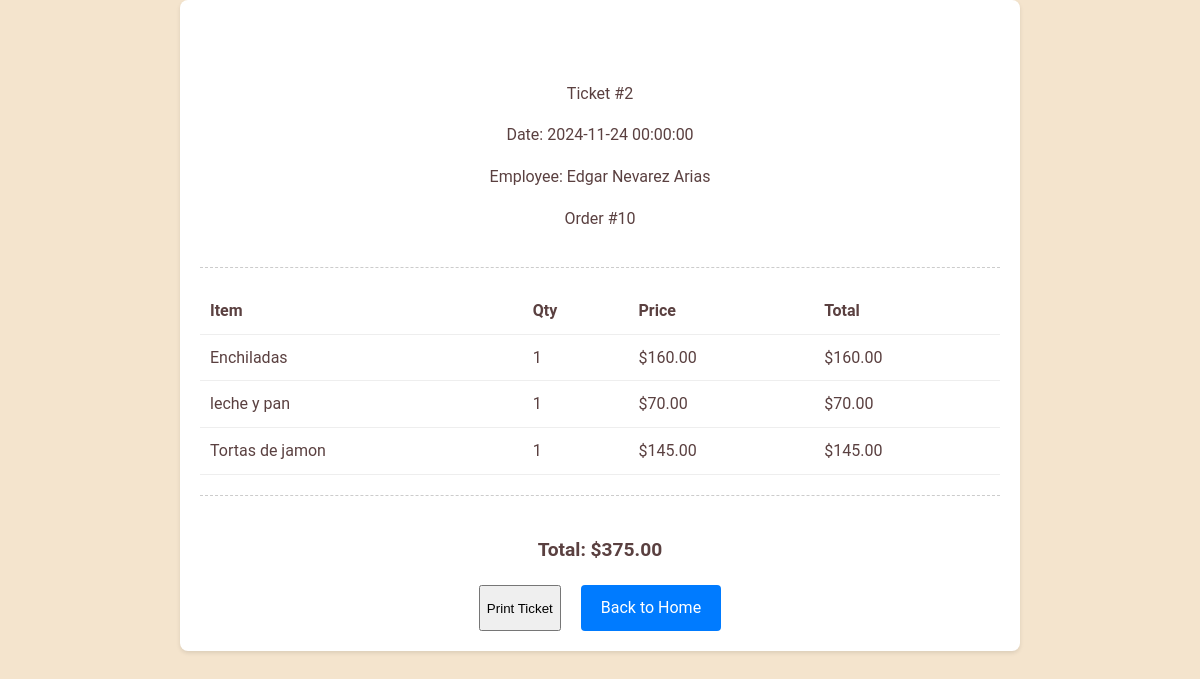
The page /Foody/InterfacesEmpleadohtml/ticket.php?ticket_id=2 (signed in) on the database its author committed.
### tables this page shows
CREATE TABLE `ticket` (
  `num` int NOT NULL AUTO_INCREMENT,
  `total` float NOT NULL,
  `dateTick` date NOT NULL,
  `reportStatus` varchar(20) DEFAULT NULL,
  `report` int DEFAULT NULL,
  `orderEmp` int NOT NULL,
  PRIMARY KEY (`num`),
  KEY `report` (`report`),
  KEY `orderEmp` (`orderEmp`),
  CONSTRAINT `ticket_ibfk_1` FOREIGN KEY (`report`) REFERENCES `report` (`num`),
  CONSTRAINT `ticket_ibfk_2` FOREIGN KEY (`orderEmp`) REFERENCES `orderEmp` (`num`)
);

CREATE TABLE `orderEmp` (
  `num` int NOT NULL AUTO_INCREMENT,
  `paymentAmount` float NOT NULL,
  `dateOrde` datetime DEFAULT CURRENT_TIMESTAMP,
  `totalDiscount` float NOT NULL,
  `employee` int NOT NULL,
  `status` varchar(5) NOT NULL,
  PRIMARY KEY (`num`),
  KEY `employee` (`employee`),
  KEY `status` (`status`),
  CONSTRAINT `orderEmp_ibfk_1` FOREIGN KEY (`employee`) REFERENCES `employee` (`num`),
  CONSTRAINT `orderEmp_ibfk_2` FOREIGN KEY (`status`) REFERENCES `status` (`code`)
);

CREATE TABLE `ord_dish` (
  `numberDishes` int NOT NULL,
  `amount` int NOT NULL,
  `dish` varchar(5) NOT NULL,
  `orderEmp` int NOT NULL,
  `dishDiscount` float DEFAULT NULL,
  PRIMARY KEY (`dish`,`orderEmp`),
  KEY `orderemp` (`orderEmp`),
  CONSTRAINT `ord_dish_ibfk_1` FOREIGN KEY (`dish`) REFERENCES `dish` (`code`),
  CONSTRAINT `ord_dish_ibfk_2` FOREIGN KEY (`orderEmp`) REFERENCES `orderEmp` (`num`)
);

CREATE TABLE `dish` (
  `code` varchar(5) NOT NULL,
  `name` varchar(50) NOT NULL,
  `description` varchar(150) DEFAULT NULL,
  `price` float NOT NULL,
  `discountPercentage` float NOT NULL,
  `category` varchar(5) NOT NULL,
  `menu` varchar(5) DEFAULT NULL,
  PRIMARY KEY (`code`),
  KEY `category` (`category`),
  KEY `menu` (`menu`),
  CONSTRAINT `dish_ibfk_1` FOREIGN KEY (`category`) REFERENCES `category` (`code`),
  CONSTRAINT `dish_ibfk_2` FOREIGN KEY (`menu`) REFERENCES `menu` (`code`)
);

### Foody/InterfacesEmpleadohtml/ticket.php (the view, shortened to what this page needs)
<?php
require_once '../php/login.php';
try {
    $ticket_id = $_GET['ticket_id'] ?? $_SESSION['last_ticket_num'] ?? null;
    $ticketQuery = "
    SELECT
        t.num as ticket_num,
        t.dateTick as dateTime,
        t.total,
        oe.num as order_num,
        CONCAT(e.firstName, ' ', e.middleName, ' ', e.lastName) as employee_name
    FROM ticket t
    INNER JOIN orderEmp oe ON t.orderEmp = oe.num
    INNER JOIN employee e ON oe.employee = e.num
    WHERE t.num = ?";
    $ticketStmt = $conn->prepare($ticketQuery);
    $ticketStmt->bind_param("i", $ticket_id);
    $ticketStmt->execute();
    $ticketInfo = $ticketStmt->get_result()->fetch_assoc();
    $itemsStmt = $conn->prepare("
        SELECT
            d.name,
            od.numberDishes as quantity,
            d.price,
            od.amount as subtotal,
            od.dishDiscount
        FROM ord_dish od
        JOIN dish d ON od.dish = d.code
        WHERE od.orderEmp = ? AND od.numberDishes > 0
        ORDER BY d.name
    ");
    $itemsStmt->bind_param("i", $ticketInfo['order_num']);
    $itemsStmt->execute();
    $items = $itemsStmt->get_result()->fetch_all(MYSQLI_ASSOC);
    $total = 0;
    foreach ($items as $item) {
        $total += $item['subtotal'] - $item['dishDiscount'];
    }
} catch (Exception $e) {
    die("Error: " . $e->getMessage());
}
?>
<!DOCTYPE html>
<html lang="en">
<head>
    <link rel="stylesheet" href="/css/Employe/ticket.css">
</head>
<body>
    <div class="ticket-container">
        <h1>Foody</h1>
        <div class="ticket-header">
            <p>Ticket #<?php echo htmlspecialchars($ticketInfo['ticket_num']); ?></p>
            <p>Date: <?php echo date('Y-m-d H:i:s', strtotime($ticketInfo['dateTime'])); ?></p>
            <p>Employee: <?php echo htmlspecialchars($ticketInfo['employee_name']); ?></p>
            <p>Order #<?php echo htmlspecialchars($ticketInfo['order_num']); ?></p>
        </div>
        <div class="ticket-items">
            <table>
                <thead>
                    <tr>
                        <th>Item</th>
                        <th>Qty</th>
                        <th>Price</th>
                        <th>Total</th>
                    </tr>
                </thead>
                <tbody>
                    <?php foreach ($items as $item): ?>
                    <tr>
                        <td><?php echo htmlspecialchars($item['name']); ?></td>
                        <td><?php echo $item['quantity']; ?></td>
                        <td>$<?php echo number_format($item['price'], 2); ?></td>
                        <td>$<?php echo number_format($item['subtotal'] - $item['dishDiscount'], 2); ?></td>
                    </tr>
                    <?php endforeach; ?>
                </tbody>
            </table>
        </div>
        <div class="ticket-footer">
            <p class="total">Total: $<?php echo number_format($total, 2); ?></p>
        </div>
        <div class="actions">
            <button onclick="window.print()">Print Ticket</button>
            <a href="inicioEmpleado.php" class="button">Back to Home</a>
        </div>
    </div>
</body>
</html>

### Foody/css/Employe/ticket.css (style rules this page uses)
body { font-family: 'Roboto', sans-serif; background-color: #f4e4cd; color: #422424de; line-height: 1.6; margin: 0; padding: 0; }
h1 { font-size: 28px; font-weight: bold; color: #ffffff; margin: 0; }
.ticket-container { max-width: 800px; margin: 2rem auto; padding: 2rem; background-color: white; border-radius: 12px; box-shadow: 0 4px 6px rgba(0, 0, 0, 0.1); }
.ticket-header { text-align: center; margin-bottom: 2rem; padding-bottom: 1rem; border-bottom: 2px solid #f4e4cd; }
.ticket-container { background: white; padding: 20px; border-radius: 8px; box-shadow: 0 2px 4px rgba(0,0,0,0.1); margin: 20px 0; max-width: 800px; margin: 0 auto; }
.ticket-header { text-align: center; margin-bottom: 20px; padding-bottom: 20px; border-bottom: 1px dashed #ccc; }
.ticket-items table { width: 100%; border-collapse: collapse; margin: 20px 0; }
.ticket-items th, .ticket-items td { padding: 10px; text-align: left; border-bottom: 1px solid #eee; }
.ticket-footer { margin-top: 20px; padding-top: 20px; border-top: 1px dashed #ccc; text-align: center; }
.total { font-size: 1.2em; font-weight: bold; }
.actions { display: flex; justify-content: center; gap: 20px; margin-top: 20px; }
.print-button, .button { padding: 10px 20px; border: none; border-radius: 4px; background-color: #007bff; color: white; cursor: pointer; text-decoration: none; display: inline-block; }

### rows shown on the page
ticket: num "2", dateTick "2024-11-24 00:00:00", orderEmp.num "10"
ord_dish: dish.name "Enchiladas", numberDishes "1", dish.price "160.00", $item['subtotal'] - $item['dishDiscount'] "160.00"
ord_dish: dish.name "leche y pan", numberDishes "1", dish.price "70.00", $item['subtotal'] - $item['dishDiscount'] "70.00"
ord_dish: dish.name "Tortas de jamon", numberDishes "1", dish.price "145.00", $item['subtotal'] - $item['dishDiscount'] "145.00"

### other values the page prints
$ticketInfo['employee_name'] "Edgar Nevarez Arias"
$total "375.00"
